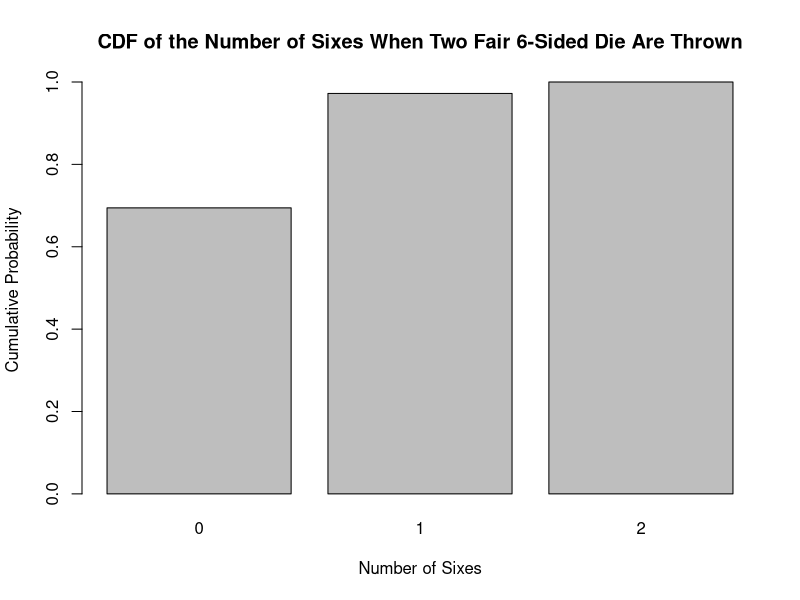
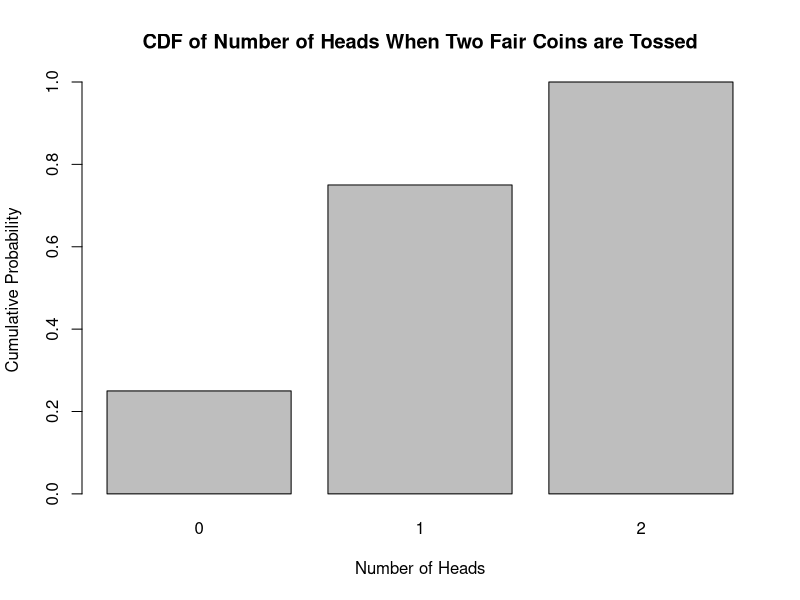

The R script that drew these images, in order:
# Homework 4 Questions 7-11

#7: construct the cdf/barplot for the following discrete random variables
##7a: number of sixes when two fair 6 sided die are thrown
numsixes <- c(0,1,2)
prob <- c(25/36,10/36,1/36)
cdf_sixes <- cumsum(prob)
barplot(cdf_sixes,names.arg=numsixes, xlab= "Number of Sixes",
        ylab= "Cumulative Probability",
        main ="CDF of the Number of Sixes When Two Fair 6-Sided Die Are Thrown")
##7b: number of heads when three fair coins are tossed
numheads <- c(0,1,2)
probhead <- c(1/4,2/4,1/4)
cdf_heads <- cumsum(probhead)
barplot(cdf_heads,names.arg =numheads, xlab= "Number of Heads",
        ylab= "Cumulative Probability",
        main= "CDF of Number of Heads When Two Fair Coins are Tossed")
#8: simulate 20 rolls of a fair 8 sided die
sample(c(1,2,3,4,5,6,7,8), 20, replace=TRUE)

#9: using mtcars, take a sample of size 5 mpg values
data(mtcars)
View(mtcars)
sample(mtcars$mpg, 5, replace = FALSE)

#10: randomly sample and print 6 rows from mtcars
sample <- mtcars[sample(nrow(mtcars),6),]
print(sample)

#11: There are 3 red, 3 blue and 4 green balls in a bag. Using sample() simulate drawing two balls from the
#    bag, without replacement.
outcomes <- c("red","blue","green")
probabilities <-c(0.3,0.3,0.4)
sample(outcomes, 2, replace=FALSE, prob=probabilities)

